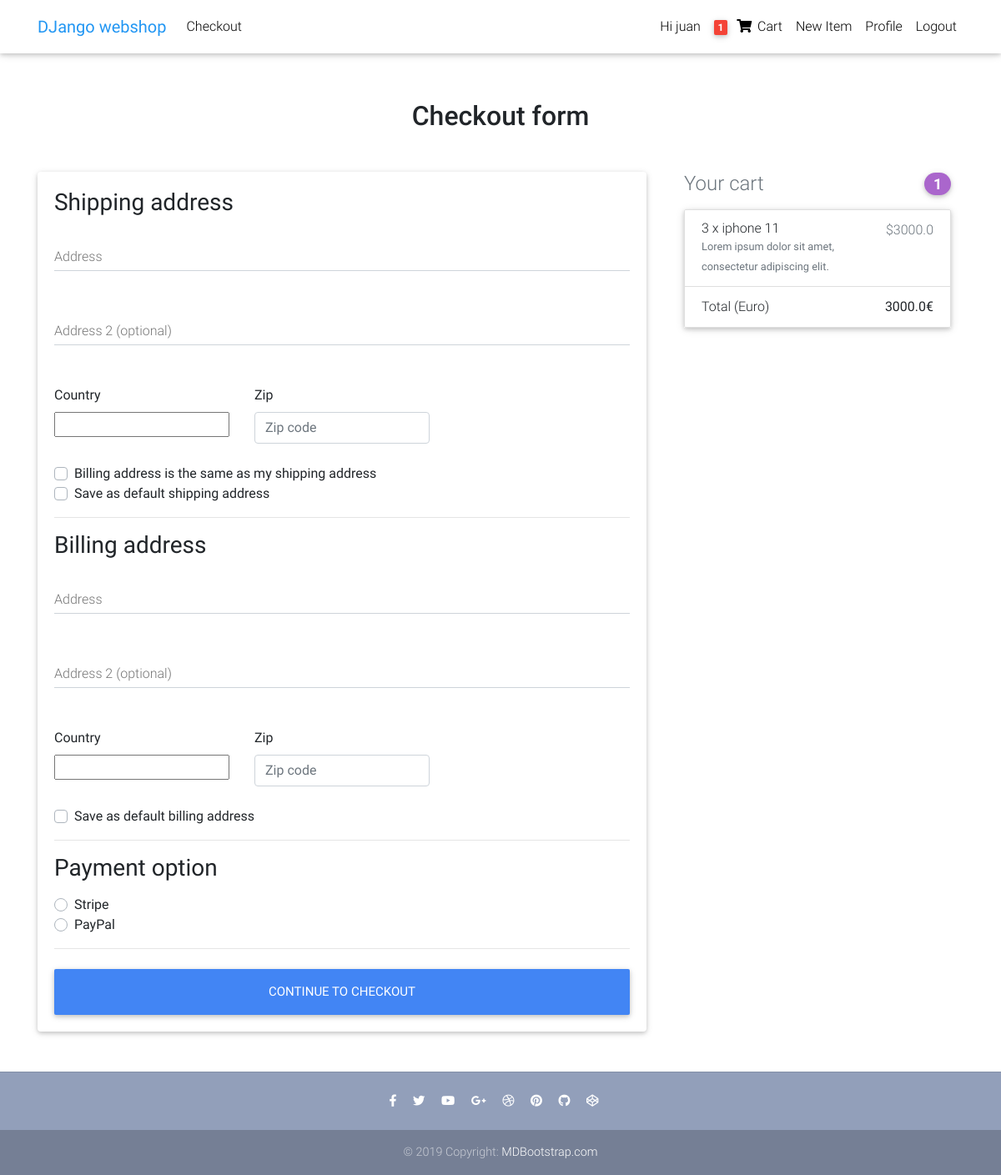
Page /webShop/checkout/ (signed in) on the earlier database version.
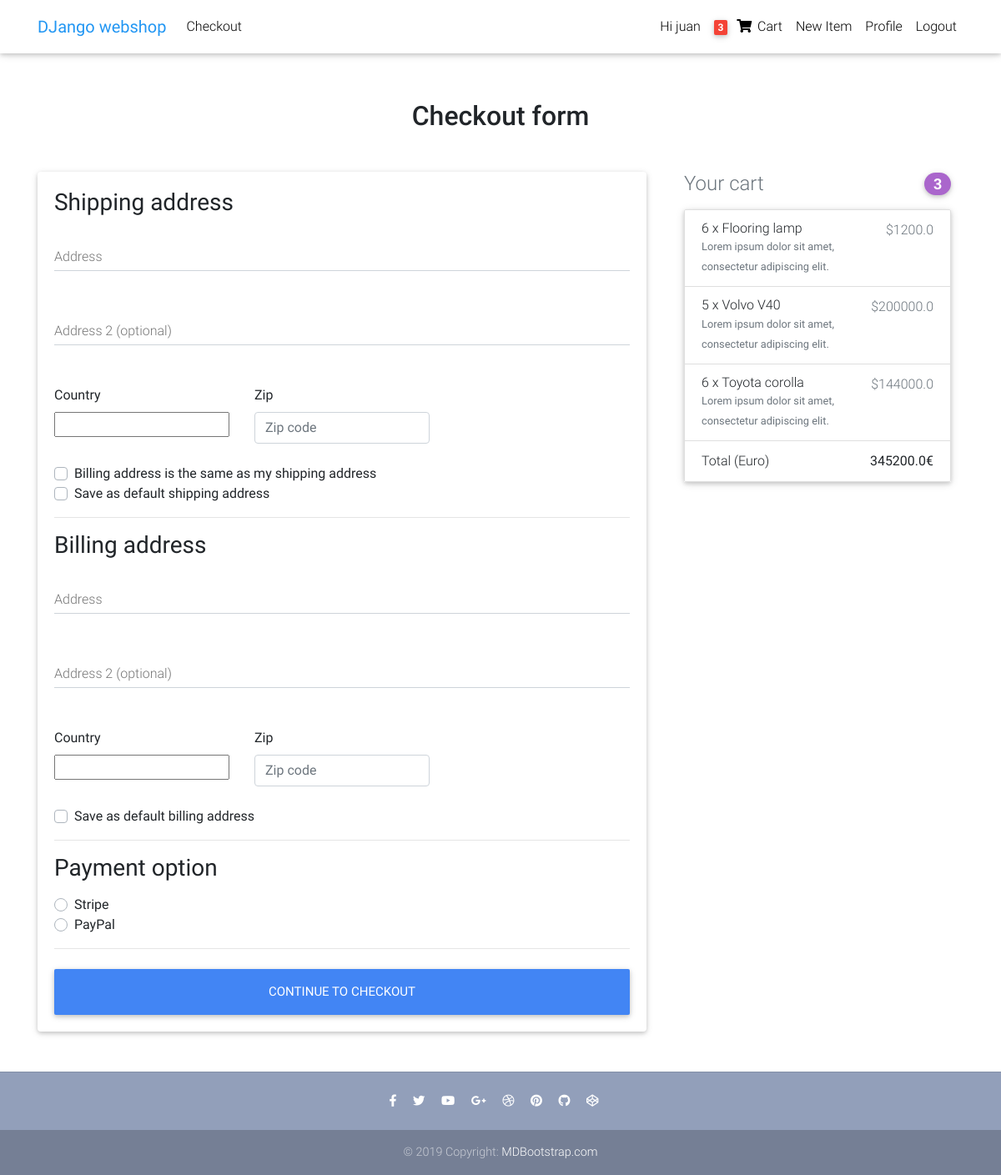
Same page on the later database version.
### webshop/models.py (models this page shows, shortened)
class Order(models.Model):
    user = models.ForeignKey(settings.AUTH_USER_MODEL, on_delete=models.CASCADE)
    items = models.ManyToManyField(OrderItem)
    start_date = models.DateTimeField(auto_now_add=True)
    ordered_date = models.DateTimeField()
    ordered = models.BooleanField(default=False)
    def get_total(self):
        total = 0
        for order_item in self.items.all():
            total += order_item.get_final_price()
        return total

class OrderItem(models.Model):
    user = models.ForeignKey(settings.AUTH_USER_MODEL, on_delete=models.CASCADE)
    ordered = models.BooleanField(default=False)
    item = models.ForeignKey(Item, on_delete=models.CASCADE)
    quantity = models.IntegerField(default=1)
    def get_total_discount_item_price(self):
        if self.item.discount_price == 'null':
            return 0
        else:
            return self.quantity * self.item.discount_price
    def get_final_price(self):
        if self.item.discount_price:
            return self.get_total_discount_item_price()
        return self.get_total_item_price()

class Item(models.Model):
    name = models.CharField(max_length=50)
    description = models.TextField(max_length=100)
    photo = models.ImageField(upload_to='item_pics', default='default.jpg', null=True)
    price = models.FloatField()
    discount_price = models.FloatField(blank=True, null=True)
    category = models.CharField(choices=CATEGORY_CHOISES, max_length=2)
    label = models.CharField(choices=LABEL_CHOISES, max_length=1)
    created_at = models.DateTimeField(default=datetime.now)
    author = models.ForeignKey(settings.AUTH_USER_MODEL, on_delete=models.CASCADE, blank=True, default ='juan')
    slug = models.SlugField()

### webshop/views.py (the view, shortened to what this page needs)
# urls.py: path('checkout/', CheckoutView.as_view(), name='checkout'),
class CheckoutView(DetailView):
    def get(self, *args, **kwargs):
        try:
            order = Order.objects.get(user=self.request.user, ordered=False)
            form = CheckoutForm()
            context = {
                'form': form,
                'couponform': CouponForm(),
                'order': order,
                'DISPLAY_COUPON_FORM': True
            }
            shipping_address_qs = Address.objects.filter(
                user=self.request.user,
                address_type='S',
                default=True
            )
            if shipping_address_qs.exists():
                context.update(
                    {'default_shipping_address': shipping_address_qs[0]})
            billing_address_qs = Address.objects.filter(
                user=self.request.user,
                address_type='B',
                default=True
            )
            if billing_address_qs.exists():
                context.update(
                    {'default_billing_address': billing_address_qs[0]})
            return render(self.request, "webshop/checkout.html", context)
        except ObjectDoesNotExist:
            messages.warning(self.request, "You do not have an active order")
            return redirect("item_list")

### webshop/forms.py
class CheckoutForm(forms.Form):
    shipping_address = forms.CharField(required=False)
    shipping_address2 = forms.CharField(required=False)
    shipping_country = CountryField(blank_label='(select country)').formfield(
        required=False,
        widget=CountrySelectWidget(attrs={
            'class': 'custom-select d-block w-100',
        }))
    shipping_zip = forms.CharField(required=False)
    billing_address = forms.CharField(required=False)
    billing_address2 = forms.CharField(required=False)
    billing_country = CountryField(blank_label='(select country)').formfield(
        required=False,
        widget=CountrySelectWidget(attrs={
            'class': 'custom-select d-block w-100',
        }))
    billing_zip = forms.CharField(required=False)
    same_billing_address = forms.BooleanField(required=False)
    set_default_shipping = forms.BooleanField(required=False)
    use_default_shipping = forms.BooleanField(required=False)
    set_default_billing = forms.BooleanField(required=False)
    use_default_billing = forms.BooleanField(required=False)
    payment_option = forms.ChoiceField(
        widget=forms.RadioSelect, choices=PAYMENT_CHOICES)

### webshop/templates/webshop/checkout.html (shortened to what this page needs)
{% extends "webshop/base2.html" %}
{% load crispy_forms_tags %}
{% block content %}
  <main >
    <div class="container wow fadeIn">
      <h2 class="my-5 h2 text-center">Checkout form</h2>
      <div class="row">
        <div class="col-md-8 mb-4">
          <div class="card">
            <form method="POST" class="card-body">
              <h3>Shipping address</h3>
              <div class='hideable_shipping_form'>
                <div class="md-form mb-5">
                  <input type='text' placeholder='' id='shipping_address' name='shipping_address' class='form-control' />
                  <label for="shipping_address" class="">Address</label>
                </div>
                <div class="md-form mb-5">
                  <input type='text' placeholder='' id='shipping_address2' name='shipping_address2' class='form-control' />
                  <label for="shipping_address2" class="">Address 2 (optional)</label>
                </div>
                <div class="row">
                  <div class="col-lg-4 col-md-12 mb-4">
                    <label for="country">Country</label>
                    {{ form.shipping_country }}
                  </div>
                  <div class="col-lg-4 col-md-6 mb-4">
                    <label for="shipping_zip">Zip</label>
                    <input type='text' placeholder='Zip code' id='shipping_zip' name='shipping_zip' class='form-control' />
                  </div>
                </div>
                <div class="custom-control custom-checkbox">
                  <label class="custom-control-label" for="same_billing_address">Billing address is the same as my shipping address</label>
                </div>
                <div class="custom-control custom-checkbox">
                  <label class="custom-control-label" for="set_default_shipping">Save as default shipping address</label>
                </div>
              </div>
              <hr>
              <h3>Billing address</h3>
              <div class='hideable_billing_form'>
                <div class="md-form mb-5">
                  <input type='text' placeholder='' id='billing_address' name='billing_address' class='form-control' />
                  <label for="billing_address" class="">Address</label>
                </div>
                <div class="md-form mb-5">
                  <input type='text' placeholder='' id='billing_address2' name='billing_address2' class='form-control' />
                  <label for="billing_address2" class="">Address 2 (optional)</label>
                </div>
                <div class="row">
                  <div class="col-lg-4 col-md-12 mb-4">
                    <label for="country">Country</label>
                    {{ form.billing_country }}
                  </div>
                  <div class="col-lg-4 col-md-6 mb-4">
                    <label for="billing_zip">Zip</label>
                    <input type='text' placeholder='Zip code' id='billing_zip' name='billing_zip' class='form-control' />
                  </div>
                </div>
                <div class="custom-control custom-checkbox">
                  <label class="custom-control-label" for="set_default_billing">Save as default billing address</label>
                </div>
              </div>
              <hr>
              <h3>Payment option</h3>
              <div class="d-block my-3">
                {% for value, name in form.fields.payment_option.choices %}
                <div class="custom-control custom-radio">
                  <label class="custom-control-label" for="{{ name }}">{{ name }}</label>
                </div>
                {% endfor %}
              </div>
              <hr class="mb-4">
              <button class="btn btn-primary btn-lg btn-block" type="submit">Continue to checkout</button>
            </form>
          </div>
        </div>
        <div class="col-md-4 mb-4">
          {% include "webshop/order_snippet.html" %}
        </div>
      </div>
    </div>
  </main>
{% endblock content %}

### webshop/templates/webshop/navbar.html (shortened to what this page needs)
{% load cart_template_tags %}
<nav class="navbar fixed-top navbar-expand-lg navbar-light white scrolling-navbar">
    <div class="container">
      <a class="navbar-brand waves-effect" href="/webShop/item_list/">
        <strong class="blue-text">DJango webshop</strong>
      </a>
      <div class="collapse navbar-collapse" id="navbarSupportedContent">
        <ul class="navbar-nav mr-auto">
         {% if request.user.is_authenticated %}
          <li class="nav-item">
             <a class="nav-link waves-effect" href="/webShop/checkout/">Checkout
            </a>
          </li>
          {% endif %}
        </ul>
        <ul class="navbar-nav nav-flex-icons">
          {% if request.user.is_authenticated %}
            <li class="nav-item">
              <a class="nav-link waves-effect" href="">
                <span class="clearfix d-none d-sm-inline-block"> Hi {{request.user.username}}</span>
              </a>
            </li>
            <li class="nav-item">
              <a href="{% url 'order-summary' %}" class="nav-link waves-effect">
                <span class="badge red z-depth-1 mr-1"> {{ request.user|cart_item_count }} </span>
                <i class="fas fa-shopping-cart"></i>
                <span class="clearfix d-none d-sm-inline-block"> Cart </span>
              </a>
            </li>
            {% if request.user.is_superuser %}
              <li class="nav-item">
                <a class="nav-link waves-effect" href="{% url 'item-create' %}">
                  <span class="clearfix d-none d-sm-inline-block"> New Item </span>
                </a>
              </li>
            {% endif %}
            <li class="nav-item">
              <a class="nav-link waves-effect" href="{% url 'profile' %}">
                <span class="clearfix d-none d-sm-inline-block"> Profile </span>
              </a>
            </li>
            <li class="nav-item">
              <a class="nav-link waves-effect" href="{% url 'logout' %}">
                <span class="clearfix d-none d-sm-inline-block"> Logout </span>
              </a>
            </li>
            {% endif %}
        </ul>
      </div>
    </div>
  </nav>

### webshop/templates/webshop/order_snippet.html
<div class="col-md-12 mb-4">
    <h4 class="d-flex justify-content-between align-items-center mb-3">
    <span class="text-muted">Your cart</span>
    <span class="badge badge-secondary badge-pill">{{ order.items.count }}</span>
    </h4>
    <ul class="list-group mb-3 z-depth-1">
    {% for order_item in order.items.all %}
    <li class="list-group-item d-flex justify-content-between lh-condensed">
        <div>
        <h6 class="my-0">{{ order_item.quantity }} x {{ order_item.item.name}}</h6>
        <small class="text-muted">{{ order_item.item.description}}</small>
        </div>
        <span class="text-muted">${{ order_item.get_final_price }}</span>
    </li>
    {% endfor %}
    <li class="list-group-item d-flex justify-content-between">
        <span>Total (Euro)</span>
        <strong>{{ order.get_total }}€</strong>
    </li>
    </ul>

Differences in the rows shown:
removed Order: items.count "1", get_total "3000.0"
removed OrderItem: quantity "3", item.name "iphone 11", item.description "Lorem ipsum dolor sit amet, consectetur adipiscing elit.", get_final_price "3000.0"
added Order: items.count "3", get_total "345200.0"
added OrderItem: quantity "6", item.name "Flooring lamp", item.description "Lorem ipsum dolor sit amet, consectetur adipiscing elit.", get_final_price "1200.0"
added OrderItem: quantity "5", item.name "Volvo V40", item.description "Lorem ipsum dolor sit amet, consectetur adipiscing elit.", get_final_price "200000.0"
added OrderItem: quantity "6", item.name "Toyota corolla", item.description "Lorem ipsum dolor sit amet, consectetur adipiscing elit.", get_final_price "144000.0"
Other differences:
{{ request.user|cart_item_count }}: "1" → "3"
